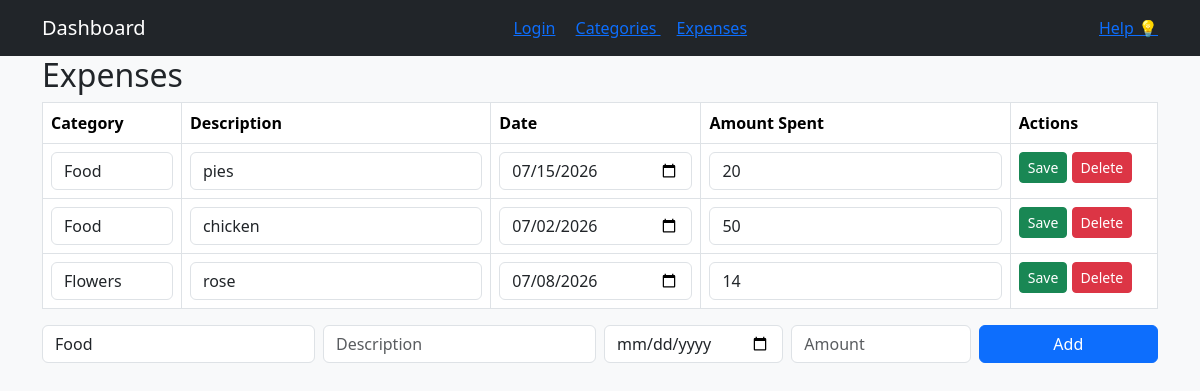
The page /view_expenses (signed in) on the database its author committed.
### tables this page shows
CREATE TABLE expenses (id INTEGER PRIMARY KEY AUTOINCREMENT UNIQUE NOT NULL, name TEXT, amount_spent INTEGER NOT NULL, date INTEGER NOT NULL, category_name TEXT NOT NULL, category_id INTEGER REFERENCES category (id), "", user_id INTEGER);

CREATE TABLE category (id INTEGER PRIMARY KEY AUTOINCREMENT UNIQUE NOT NULL, name TEXT, spending_limit INTEGER, user_id INTEGER REFERENCES user (id));

### app.py (the view)
@app.route("/view_expenses")
def view_expenses():
    user = session.get("user")
    if not user:
        return redirect(url_for("login"))
    user_id = user[0]
    sql = "SELECT expenses.id, expenses.name, expenses.amount_spent, strftime('%Y-%m-%d', expenses.date) AS date, category.name AS category, expenses.category_id FROM expenses JOIN category ON expenses.category_id = category.id WHERE expenses.user_id = ?"
    expenses = query_db(sql, args=(user_id,))
    sql = "SELECT * FROM category WHERE user_id = ?"
    categories = query_db(sql, args=(user_id,))
    return render_template("expenses.html", expenses=expenses, categories=categories)

### app.py (called while the page is built)
def get_db():
    db = getattr(g, '_database', None)
    if db is None:
        db = g._database = sqlite3.connect(DATABASE)
    return db

@app.teardown_appcontext
def close_connection(exception):
    db = getattr(g, '_database', None)
    if db is not None:
        db.close()

def query_db(query, args=(), one=False):
    cur = get_db().execute(query, args)
    rv = cur.fetchall()
    cur.close()
    return (rv[0] if rv else None) if one else rv

### templates/expenses.html (shortened to what this page needs)
<!DOCTYPE html>
<html lang="en">
<head>
</head>
<body>
    {%extends "base.html"%}
    {%block content%}
    <h2>Expenses</h2>
    <table class="table table-bordered">
        <tr><th>Category</th> <th>Description</th><th> Date</th><th> Amount Spent</th>  <th>Actions</th></tr>
        {%for expense in expenses%}
            <tr>
              <form method = "POST" action = "{{url_for ('edit_expenses', id=expense[0]) }}">
                <td>
                    <select name= "category_id" class="form-control">
                        {% for category in categories %}
                            <option value="{{category[0]}}" {% if category[0] == expense[5] %}selected{% endif %}>{{category[1]}}</option>
                        {%endfor%}
                    </select>
                </td>
                <td><input class = "form-control" name= "name" value = "{{expense[1]}}"></td>
                <td><input class="form-control" type="date" name="date" value="{{expense[3]}}"></td>
                <td><input class = "form-control" name= "amount_spent" value = "{{expense[2]}}"></td>
                <td>
                    <button class="btn btn-success btn-sm"> Save</button>
                    <a href = "{{url_for ('delete_expenses', id=expense[0])}}" class = "btn btn-danger btn-sm"> Delete</a>
                </td>
              </form>
            </tr>
        {%endfor%}
    </table>
    <form method = "POST" action="{{url_for('add_expenses')}}" class="row g-2 mb-3">
        <div class = "col-md-3">
            <select class = "form-control" name = "category_id" required>
                {%for category in categories%}
                    <option value = "{{category[0]}}">{{category[1]}}</option>
                {%endfor%}
            </select>
        </div>
        <div class ="col-md-3"><input class="form-control" name="name" placeholder= "Description" required></div>
        <div class ="col-md-2"><input class="form-control" type="date" name="date" required></div>
        <div class ="col-md-2"><input class="form-control" name="amount_spent" placeholder= "Amount" required></div>
        <div class ="col-md-2"><button class="btn btn-primary w-100"> Add </button></div>
    </form>
{%endblock%}

### rows shown on the page
expenses: category_id "Food", name "pies", date "07/15/2026", amount_spent "20"
expenses: category_id "Food", name "chicken", date "07/02/2026", amount_spent "50"
expenses: category_id "Flowers", name "rose", date "07/08/2026", amount_spent "14"

### other values the page prints
form field category_id "Food"
